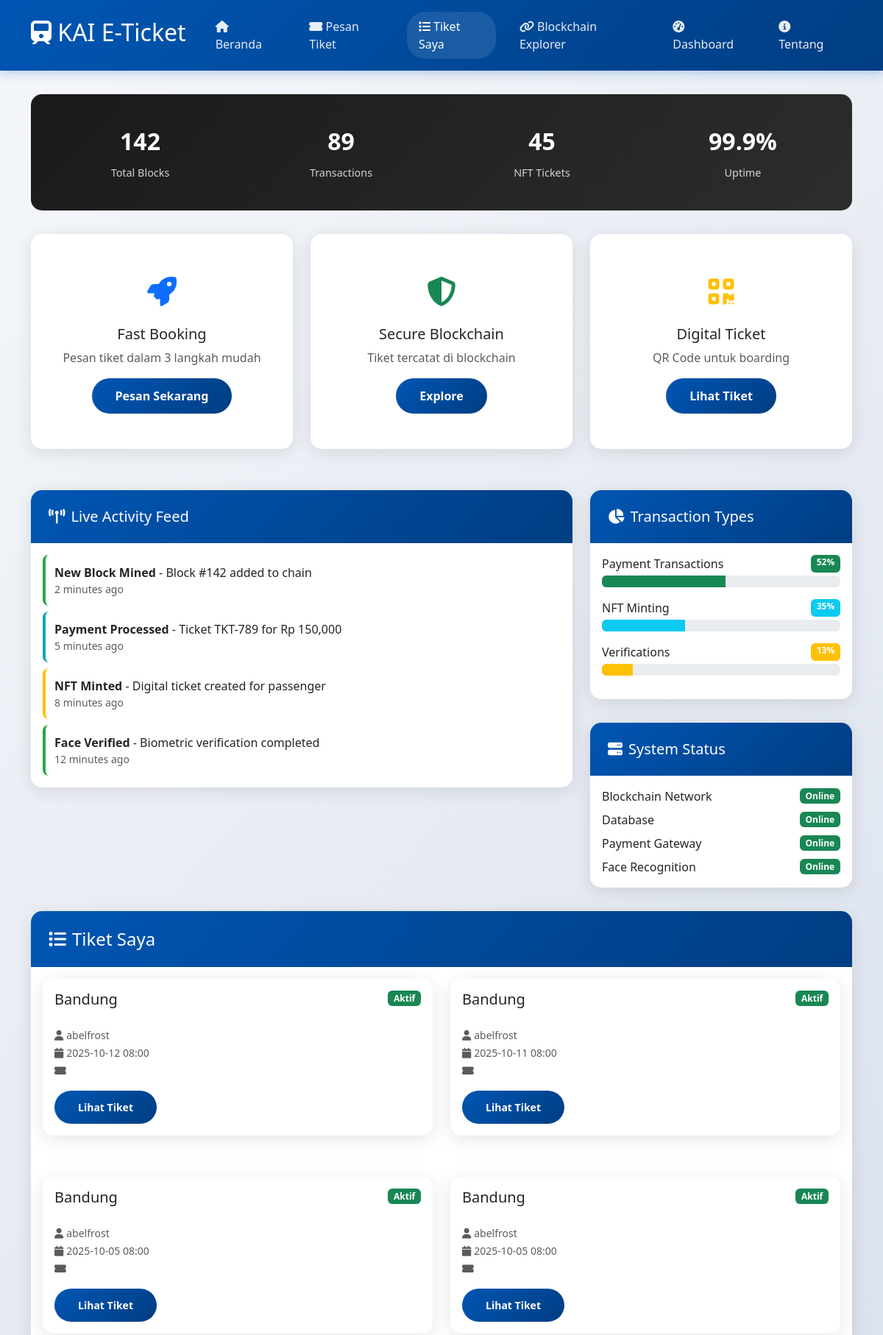
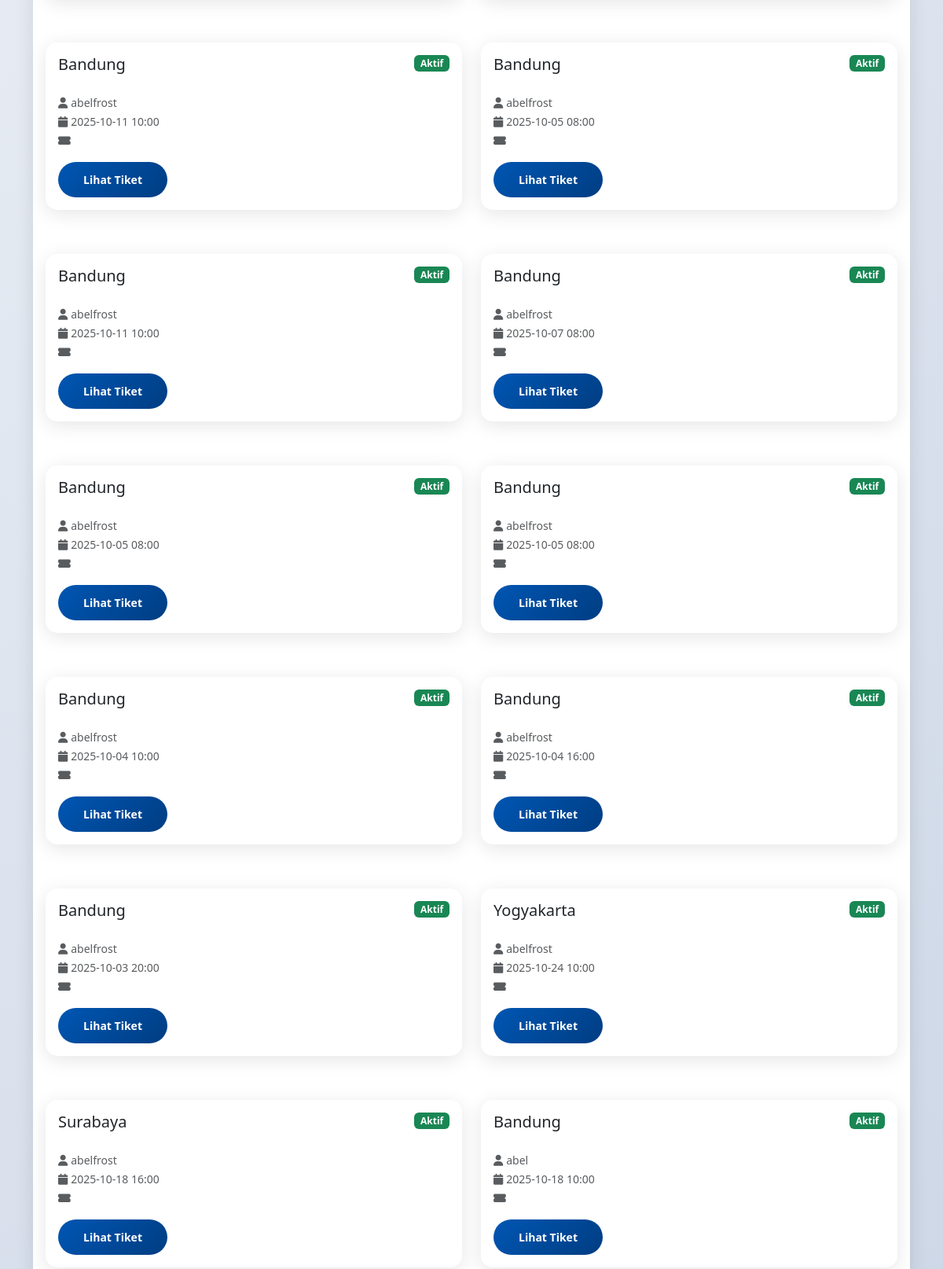
Page /my_tickets (signed in, upper part) on the committed database (2 pictures, top to bottom).
### kai_app.py (models this page shows)
class Ticket(db.Model):
    id = db.Column(db.String(36), primary_key=True, default=lambda: str(uuid.uuid4()))
    user_id = db.Column(db.String(36), db.ForeignKey('user.id'), nullable=False)
    route_id = db.Column(db.String(36), db.ForeignKey('route.id'), nullable=False)
    passenger_name = db.Column(db.String(100), nullable=False)
    passenger_email = db.Column(db.String(120), nullable=False)
    passenger_phone = db.Column(db.String(20))
    travel_date = db.Column(db.String(10), nullable=False)
    travel_time = db.Column(db.String(5), nullable=False)
    travel_class = db.Column(db.String(20), nullable=False)
    total_price = db.Column(db.Integer, nullable=False)
    status = db.Column(db.String(20), default='pending')
    face_verified = db.Column(db.Boolean, default=False)
    confidence_score = db.Column(db.Float)
    qr_code_data = db.Column(db.Text)
    created_at = db.Column(db.DateTime, default=datetime.utcnow)
    user = db.relationship('User', backref='tickets')
    route = db.relationship('Route', backref='tickets')

class Route(db.Model):
    id = db.Column(db.String(36), primary_key=True, default=lambda: str(uuid.uuid4()))
    origin = db.Column(db.String(100), nullable=False)
    destination = db.Column(db.String(100), nullable=False)
    base_price = db.Column(db.Integer, nullable=False)
    duration = db.Column(db.Integer)
    active = db.Column(db.Boolean, default=True)
    created_at = db.Column(db.DateTime, default=datetime.utcnow)

### kai_app.py (the view)
@app.route('/my_tickets')
@login_required
def my_tickets():
    tickets = Ticket.query.filter_by(user_id=session['user_id']).order_by(Ticket.created_at.desc()).all()
    return render_template('my_tickets.html', tickets=tickets)

### kai_app.py (called while the page is built)
def login_required(f):
    from functools import wraps
    @wraps(f)
    def decorated_function(*args, **kwargs):
        if 'user_id' not in session:
            flash('Silakan login terlebih dahulu', 'warning')
            return redirect(url_for('login'))
        return f(*args, **kwargs)
    return decorated_function

### templates/my_tickets.html (shortened to what this page needs)
{% extends "base.html" %}
{% block content %}
<div class="container">
    <div class="row">
        <div class="col-12">
            <div class="card">
                <div class="card-header">
                    <h4 class="mb-0"><i class="fas fa-list me-2"></i>Tiket Saya</h4>
                </div>
                <div class="card-body">
                    {% if tickets %}
                    <div class="row">
                        {% for ticket in tickets %}
                        <div class="col-md-6 mb-4">
                            <div class="card ticket-preview">
                                <div class="card-body">
                                    <div class="d-flex justify-content-between align-items-start mb-3">
                                        <h5 class="card-title">{{ ticket.route.destination }}</h5>
                                        <span class="badge bg-success">Aktif</span>
                                    </div>
                                    <p class="card-text">
                                        <small class="text-muted">
                                            <i class="fas fa-user me-1"></i>{{ ticket.passenger_name }}<br>
                                            <i class="fas fa-calendar me-1"></i>{{ ticket.travel_date }} {{ ticket.travel_time }}<br>
                                            <i class="fas fa-ticket-alt me-1"></i>{{ ticket.ticket_id }}
                                        </small>
                                    </p>
                                    <a href="{{ url_for('ticket', ticket_id=ticket.ticket_id) }}" class="btn btn-kai-primary btn-sm">
                                        Lihat Tiket
                                    </a>
                                </div>
                            </div>
                        </div>
                        {% endfor %}
                    </div>
                    {% endif %}
                </div>
            </div>
        </div>
    </div>
</div>
{% endblock %}

### templates/base.html (style rules this page uses)
:root { --kai-primary: #0056b3; --kai-secondary: #003d82; --kai-accent: #ff6b00; --kai-success: #28a745; --kai-light: #f8f9fa; --kai-dark: #343a40; }
body { font-family: 'Segoe UI', Tahoma, Geneva, Verdana, sans-serif; background: linear-gradient(135deg, #f5f7fa 0%, #c3cfe2 100%); min-height: 100vh; display: flex; flex-direction: column; }
.card { border: none; border-radius: 15px; box-shadow: 0 5px 25px rgba(0, 0, 0, 0.1); margin-bottom: 2rem; }
.card-header { background: linear-gradient(135deg, var(--kai-primary), var(--kai-secondary)); color: white; border-radius: 15px 15px 0 0 !important; padding: 1.5rem; border: none; }
.btn-kai-primary { background: linear-gradient(135deg, var(--kai-primary), var(--kai-secondary)); color: white; border: none; padding: 0.75rem 2rem; border-radius: 25px; font-weight: 600; }

### rows in the picture
Ticket: route.destination "Bandung", passenger_name "abelfrost", travel_date "2025-10-12", travel_time "08:00"
Ticket: route.destination "Bandung", passenger_name "abelfrost", travel_date "2025-10-11", travel_time "08:00"
Ticket: route.destination "Bandung", passenger_name "abelfrost", travel_date "2025-10-05", travel_time "08:00"
Ticket: route.destination "Bandung", passenger_name "abelfrost", travel_date "2025-10-05", travel_time "08:00"
Ticket: route.destination "Bandung", passenger_name "abelfrost", travel_date "2025-10-11", travel_time "10:00"
Ticket: route.destination "Bandung", passenger_name "abelfrost", travel_date "2025-10-05", travel_time "08:00"
Ticket: route.destination "Bandung", passenger_name "abelfrost", travel_date "2025-10-11", travel_time "10:00"
Ticket: route.destination "Bandung", passenger_name "abelfrost", travel_date "2025-10-07", travel_time "08:00"
Ticket: route.destination "Bandung", passenger_name "abelfrost", travel_date "2025-10-05", travel_time "08:00"
Ticket: route.destination "Bandung", passenger_name "abelfrost", travel_date "2025-10-05", travel_time "08:00"
Ticket: route.destination "Bandung", passenger_name "abelfrost", travel_date "2025-10-04", travel_time "10:00"
Ticket: route.destination "Bandung", passenger_name "abelfrost", travel_date "2025-10-04", travel_time "16:00"
Ticket: route.destination "Bandung", passenger_name "abelfrost", travel_date "2025-10-03", travel_time "20:00"
Ticket: route.destination "Yogyakarta", passenger_name "abelfrost", travel_date "2025-10-24", travel_time "10:00"
Ticket: route.destination "Surabaya", passenger_name "abelfrost", travel_date "2025-10-18", travel_time "16:00"
Ticket: route.destination "Bandung", passenger_name "abel", travel_date "2025-10-18", travel_time "10:00"
